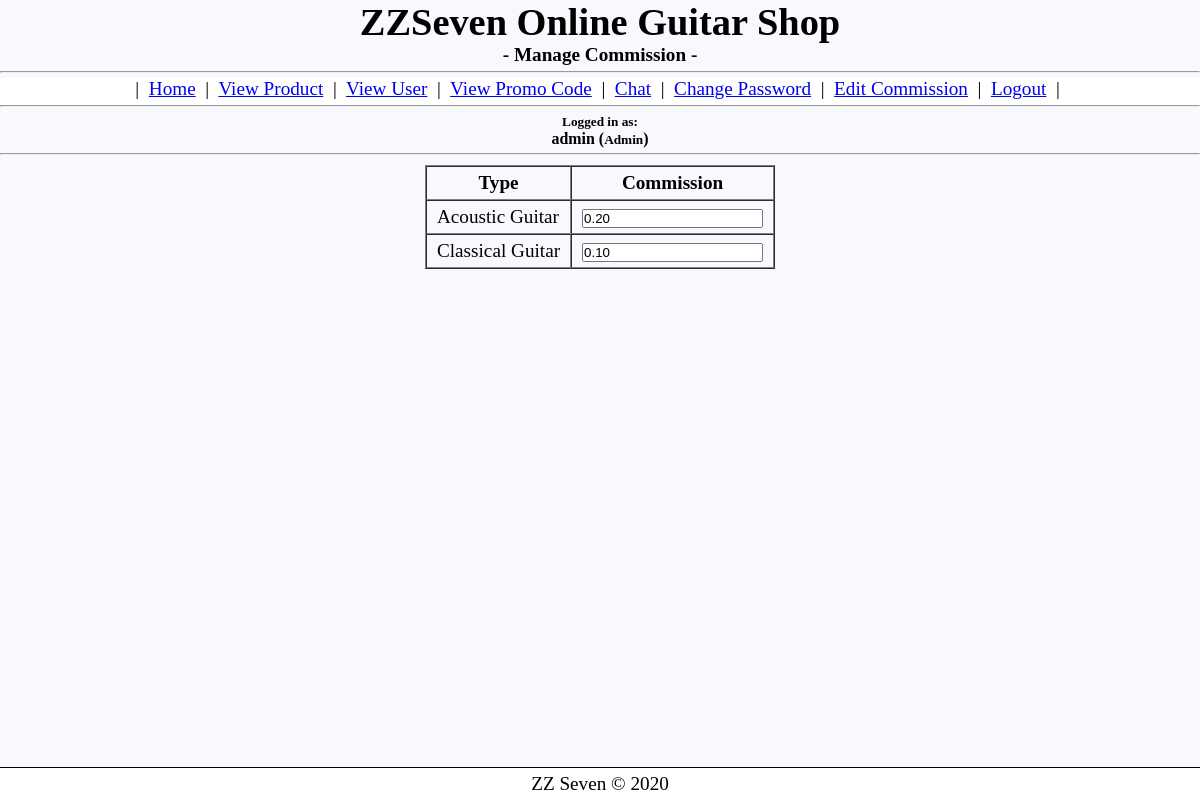
Page /commission.php (signed in) on the committed database.
### tables this page shows
CREATE TABLE usertype (
    id TINYINT,
    name VARCHAR(16)
);

CREATE TABLE inventorytype (
    id INT AUTO_INCREMENT NOT NULL PRIMARY KEY,
    name VARCHAR(64),
    commission DECIMAL(4,2)
);

### commission.php (the view, shortened to what this page needs)
<?php
    require_once('output_f.php');
    html_header('Manage Commission');
    menu3();
    show_login_user($_SESSION['user']);
    echo '<table id="vp" border="1" cellspacing="0"><tr><th>Type</th><th>Commission</th></tr>';
    $result = $conn->query("SELECT * FROM inventorytype");
    for ($i = 0; $i < $result->num_rows; $i++){
        $row = $result->fetch_array(MYSQLI_NUM);
        echo '<tr>';
        for ($j = 1; $j < count($row); $j++){
            if ($j == 2) echo "<td><input min='0' type='number' name='value' size='5' value='" . $row[2] . "' onchange='update($row[0], this.value)'></td>";
            else echo '<td>' . $row[$j] . '</td>';
        }
        echo '</tr>';
    }
    echo '</table>';
    html_footer();
?>

### output_f.php (shortened to what this page needs)
<?php
    function html_header($title) {
?>
<!DOCTYPE html>
<html lang="en">
<head>
    <link rel="stylesheet" href="style.css">
</head>
<body>
    <h1 style="text-align: center;">ZZSeven Online Guitar Shop</h1>
    <h4 style="text-align: center;">- <?= $title; ?> -</h4>
    <hr />
<?php
    }
?>
<?php
    function menu3(){
?>
    <nav style="text-align: center;">
        |&nbsp;&nbsp;<a href="member.php">Home</a> &nbsp;|&nbsp;
        <a href="viewProduct.php">View Product</a> &nbsp;|&nbsp;
        <a href="viewUser.php">View User</a> &nbsp;|&nbsp;
        <a href="promo.php">View Promo Code</a> &nbsp;|&nbsp;
        <a href="chat.php">Chat</a> &nbsp;|&nbsp;
        <a href="change_password.php">Change Password</a> &nbsp;|&nbsp;
        <a href="commission.php">Edit Commission</a> &nbsp;|&nbsp;
        <a href="logout.php">Logout</a> &nbsp;|&nbsp;
        <hr>
    </nav>
<?php
    }
    function show_login_user($username){
        $conn = db_connect();
        $rs = $conn->query("SELECT usertype.name FROM user JOIN usertype ON usertype.id = user.type WHERE user.name = '$username'");
        $row = $rs->fetch_assoc();
?>
    <h5 style="text-align: center;"><small>Logged in as:<br></small><?= $username; ?> (<small><?= ucfirst($row['name']); ?></small>)</h5>
    <hr>
<?php
    }
    function html_footer(){
?>
    <br><br><br>
    <footer>
        <p>ZZ Seven &copy; 2020</p>
    </footer>
</body>
</html>
<?php
    }
?>

### style.css (style rules this page uses)
* { margin: 0px; padding: 0px; }
body { font-size: 120%; background: #F8F8FF; }
hr { margin: 5px auto; }
#vp { margin: 10px auto; }
#vp tr td, th { padding: 5px 10px; }
nav { background-color: white; position: sticky; top: 0; }
footer { position: fixed; bottom: 0; width: 100%; text-align: center; border-top: 1px solid black; background-color: white; clear: both; }
footer p { padding: 5px; }

### rows in the picture
usertype: name "Admin"
inventorytype: name "Acoustic Guitar", value "0.20"
inventorytype: name "Classical Guitar", value "0.10"

### other values in the picture
$title "Manage Commission"
$username "admin"
